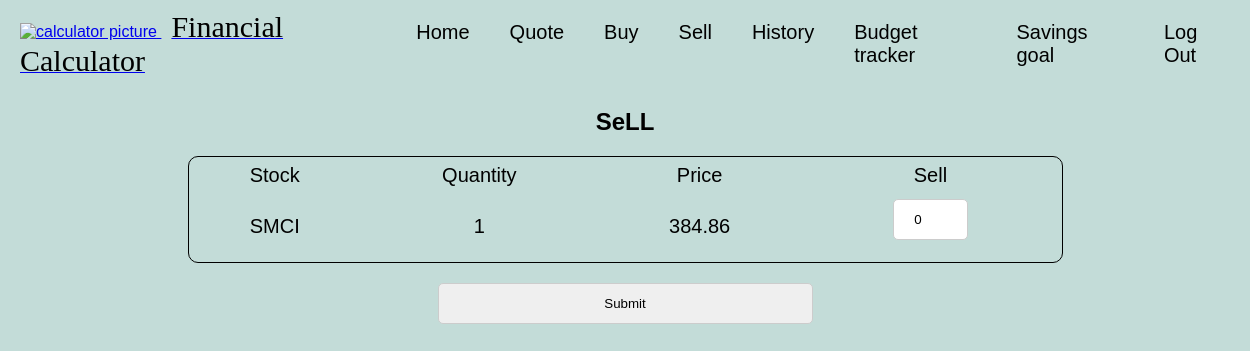
Page /sell (signed in) on the committed database.
### tables this page shows
CREATE TABLE tracking (
    id INTEGER NOT NULL,            -- User ID
    symbol TEXT NOT NULL,           -- Stock symbol
    shares INTEGER NOT NULL,        -- Number of shares bought/sold
    price REAL NOT NULL,            -- Price per share at the time of transaction
    total REAL NOT NULL,            -- Total value of the transaction (shares * price)
    timestamp DATETIME DEFAULT CURRENT_TIMESTAMP, -- When the transaction was made
    FOREIGN KEY (id) REFERENCES users (id)        -- Links to the users table
);

### app.py (the view, shortened to what this page needs)
@app.route("/sell", methods=["GET", "POST"])
@login_required
def sell():
    error = None
    symbols = db.execute("SELECT symbol,shares,price FROM tracking WHERE id = :user_id ", user_id=session["user_id"])
    reflect = []
    track = []
    update = []
    for symbol in symbols:
        if symbol["shares"] >0:
            reflect.append(symbol)
    for symbol in reflect:
        if symbol["shares"] >0:
            update.append(symbol)
    return render_template("sell.html", symbols=symbols,update = update)

### app.py (called while the page is built)
@app.after_request
def after_request(response):
    response.headers["Cache-Control"] = "no-cache, no-store, must-revalidate"
    response.headers["Expires"] = 0
    response.headers["Pragma"] = "no-cache"
    return response

### helpers.py (called while the page is built)
def login_required(f):
    @wraps(f)
    def decorated_function(*args, **kwargs):
        if session.get("user_id") is None:
            return redirect("/login")
        return f(*args, **kwargs)
    return decorated_function

### templates/sell.html (shortened to what this page needs)
{% extends "layout.html" %}
{% block main %}
    <form action="/sell" method="post" class="section" id="loading">
        <h2>SeLL</h2>
            <table>
            <thead>
                <td>Stock</td>
                <td>Quantity</td>
                <td>Price</td>
                <td>Sell</td>
                </thead>
            {% for symbol in update %}
            <tr class="table-row">
                {%if symbol.shares >0 %}
                <td value = "{{symbol.symbol}}">{{symbol.symbol}}</td>
                <td value = "{{symbol.shares}}" name="symbol">{{symbol.shares}}</td>
                <td value = "{{symbol.price}}">{{symbol.price}}</td>
                <td><input autocomplete="off" autofocus class="form" name="shares_{{loop.index}}" placeholder="Number of Shares" type="number" max="{{symbol.shares}}" value ="0" min ="0"></td>
                {%endif%}
            {% endfor%}
        </table>
        <button class="btn form" type="submit" style="margin-top:20px;">Submit</button>
    </form>
{% endblock %}

### static/styles.css (style rules this page uses)
body { margin: 0; font-family: Arial, sans-serif; background: #c3dcd8; }
.form { border-radius:5px; display:block; margin:auto; width: 30%; padding: 12px 20px; margin-bottom:15px; display: inline-block; border: 1px solid #ccc; box-sizing: border-box; display:flex; flex-direction:column; align-items:center; justify-content:center; }
.btn { display:flex; flex-direction:column; align-items:center; justify-content:center; }
table { margin-left:auto; margin-right:auto; border:1px solid black; border-radius:10px; text-align:center; width:70%; font-size:20px; }
td { padding:5px; }
#loading { animation: load 2s; }
.section { display:flex; flex-direction:column; margin:auto; align-items:center; justify-content:center; }

### rows in the picture
tracking: symbol "SMCI", shares "1", price "384.86"
